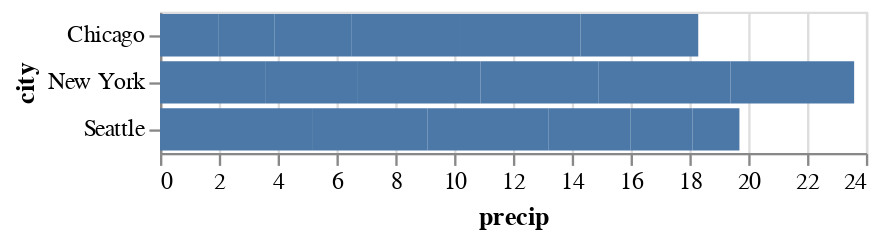

Notebook cell for this chart:
### Markdown cell above
Altair needs to know the **type** of each data field to choose appropriate scales and displays:

| Type | Code | Description | Example |
|------|------|-------------|--------|
| Quantitative | `:Q` | Numerical values | Temperature, price |
| Nominal | `:N` | Categories (no order) | City names, colors |
| Ordinal | `:O` | Ordered categories | Small/Medium/Large |
| Temporal | `:T` | Date/time | 2024-01-15 |

You specify types by adding them after the field name with a colon:

### Code cell
# Explicit type annotations
alt.Chart(weather).mark_bar().encode(
    x='precip:Q',  # Quantitative
    y='city:N'     # Nominal
)

### Figure 1 — Vega-Lite specification as saved in the notebook (floating-point values rounded to 4 significant figures)
{"config": {"view": {"continuousWidth": 300, "continuousHeight": 300}}, "data": {"name": "data-a0edf122470d64c801b829f5c0e672f9"}, "mark": {"type": "bar"}, "encoding": {"x": {"field": "precip", "type": "quantitative"}, "y": {"field": "city", "type": "nominal"}}, "$schema": "https://vega.github.io/schema/vega-lite/v5.20.1.json", "datasets": {"data-a0edf122470d64c801b829f5c0e672f9": [{"city": "Seattle", "month": "Jan", "precip": 5.2, "temp": 42}, {"city": "Seattle", "month": "Feb", "precip": 3.9, "temp": 45}, {"city": "Seattle", "month": "Mar", "precip": 4.1, "temp": 50}, {"city": "Seattle", "month": "Apr", "precip": 2.8, "temp": 55}, {"city": "Seattle", "month": "May", "precip": 2.1, "temp": 62}, {"city": "Seattle", "month": "Jun", "precip": 1.6, "temp": 68}, {"city": "New York", "month": "Jan", "precip": 3.6, "temp": 35}, {"city": "New York", "month": "Feb", "precip": 3.1, "temp": 38}, {"city": "New York", "month": "Mar", "precip": 4.2, "temp": 48}, {"city": "New York", "month": "Apr", "precip": 4.0, "temp": 58}, {"city": "New York", "month": "May", "precip": 4.5, "temp": 68}, {"city": "New York", "month": "Jun", "precip": 4.2, "temp": 77}, {"city": "Chicago", "month": "Jan", "precip": 2.0, "temp": 28}, {"city": "Chicago", "month": "Feb", "precip": 1.9, "temp": 32}, {"city": "Chicago", "month": "Mar", "precip": 2.6, "temp": 42}, {"city": "Chicago", "month": "Apr", "precip": 3.7, "temp": 52}, {"city": "Chicago", "month": "May", "precip": 4.1, "temp": 64}, {"city": "Chicago", "month": "Jun", "precip": 4.0, "temp": 74}]}}
